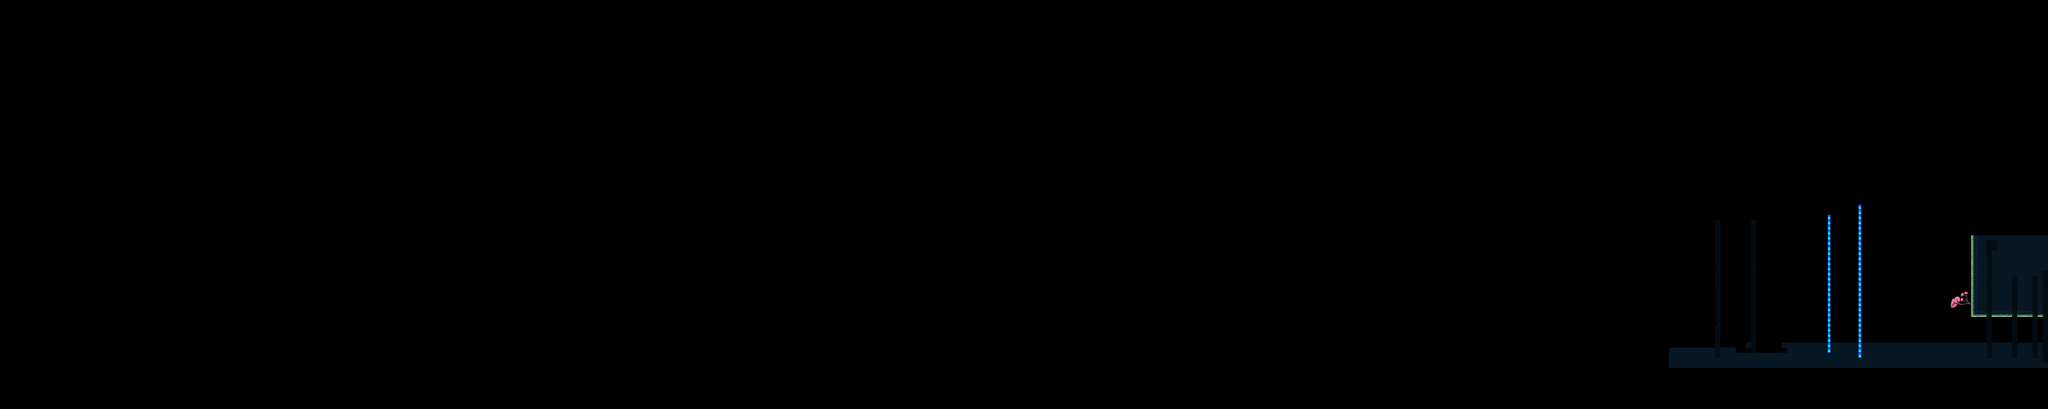

Tiled map render using the project's own tile images. Description and the map definition, with tile-layer contents summarised, below:
An orthogonal 400x80 tile map with 16x16 px tiles, 7 tile layers (Decoraciones, Capa de patrones 1, LavaSheet, Water, ...), 30 tilesets and 2 objects.

<map version="1.4" tiledversion="1.4.3" orientation="orthogonal" renderorder="right-down" width="400" height="80" tilewidth="16" tileheight="16" infinite="0" nextlayerid="68" nextobjectid="653">
 <tileset firstgid="1" name="PisoGreenOficial" tilewidth="16" tileheight="16" tilecount="144" columns="4">
  <image source="PisoGreen/PisoGreenOficial.png" width="64" height="576" />
 </tileset>
 <tileset firstgid="145" name="Decoraciones" tilewidth="16" tileheight="16" tilecount="320" columns="8">
  <image source="two/Decoraciones.png" width="128" height="640" />
  <tile id="66">
   <animation>
    <frame tileid="66" duration="150" />
    <frame tileid="68" duration="150" />
    <frame tileid="80" duration="150" />
    <frame tileid="82" duration="150" />
    <frame tileid="84" duration="150" />
   </animation>
  </tile>
  <tile id="67">
   <animation>
    <frame tileid="67" duration="150" />
    <frame tileid="69" duration="150" />
    <frame tileid="81" duration="150" />
    <frame tileid="83" duration="150" />
    <frame tileid="85" duration="150" />
   </animation>
  </tile>
  <tile id="74">
   <animation>
    <frame tileid="74" duration="150" />
    <frame tileid="76" duration="150" />
    <frame tileid="88" duration="150" />
    <frame tileid="90" duration="150" />
    <frame tileid="92" duration="150" />
   </animation>
  </tile>
  <tile id="75">
   <animation>
    <frame tileid="75" duration="150" />
    <frame tileid="77" duration="150" />
    <frame tileid="89" duration="150" />
    <frame tileid="91" duration="150" />
    <frame tileid="93" duration="150" />
   </animation>
  </tile>
 </tileset>
 <tileset firstgid="465" name="LavaSheet" tilewidth="8" tileheight="16" tilecount="32" columns="4">
  <image source="LavaSheet.png" width="32" height="128" />
  <tile id="0">
   <animation>
    <frame tileid="0" duration="50" />
    <frame tileid="1" duration="50" />
    <frame tileid="2" duration="50" />
    <frame tileid="3" duration="50" />
    <frame tileid="4" duration="50" />
    <frame tileid="5" duration="50" />
    <frame tileid="6" duration="50" />
    <frame tileid="7" duration="50" />
    <frame tileid="8" duration="50" />
    <frame tileid="9" duration="50" />
    <frame tileid="10" duration="50" />
    <frame tileid="11" duration="50" />
    <frame tileid="12" duration="50" />
    <frame tileid="13" duration="50" />
    <frame tileid="14" duration="50" />
    <frame tileid="15" duration="50" />
   </animation>
  </tile>
  <tile id="16">
   <animation>
    <frame tileid="16" duration="100" />
    <frame tileid="17" duration="100" />
    <frame tileid="18" duration="100" />
    <frame tileid="19" duration="100" />
    <frame tileid="20" duration="100" />
    <frame tileid="21" duration="100" />
    <frame tileid="22" duration="100" />
    <frame tileid="23" duration="100" />
    <frame tileid="24" duration="100" />
    <frame tileid="25" duration="100" />
    <frame tileid="26" duration="100" />
    <frame tileid="27" duration="100" />
    <frame tileid="28" duration="100" />
    <frame tileid="29" duration="100" />
    <frame tileid="30" duration="100" />
    <frame tileid="31" duration="100" />
   </animation>
  </tile>
 </tileset>
 <tileset firstgid="497" name="cuboP" tilewidth="16" tileheight="32" tilecount="1" columns="1">
  <image source="cuboP.png" width="16" height="32" />
 </tileset>
 <tileset firstgid="498" name="Bloque1" tilewidth="16" tileheight="16" tilecount="1" columns="1">
  <image source="Bloque1.png" width="16" height="16" />
 </tileset>
 <tileset firstgid="499" name="Bloques" tilewidth="16" tileheight="16" tilecount="10" columns="10">
  <image source="Bloques.png" width="160" height="16" />
 </tileset>
 <tileset firstgid="509" name="Cascada" tilewidth="96" tileheight="96" tilecount="4" columns="1">
  <image source="Cascada.png" width="96" height="384" />
  <tile id="0">
   <animation>
    <frame tileid="0" duration="150" />
    <frame tileid="1" duration="150" />
    <frame tileid="2" duration="150" />
    <frame tileid="3" duration="150" />
   </animation>
  </tile>
 </tileset>
 <tileset firstgid="513" name="cuboS" tilewidth="16" tileheight="16" tilecount="2" columns="1">
  <image source="cuboS.png" width="16" height="32" />
 </tileset>
 <tileset firstgid="515" name="CuboS(1)" tilewidth="16" tileheight="16" tilecount="2" columns="1">
  <image source="CuboS(1).png" width="16" height="32" />
 </tileset>
 <tileset firstgid="517" name="cesped" tilewidth="16" tileheight="16" tilecount="16" columns="8">
  <image source="PisoGreen/cesped.png" width="128" height="32" />
 </tileset>
 <tileset firstgid="533" name="BloquesGreen" tilewidth="16" tileheight="16" tilecount="24" columns="12">
  <image source="PisoGreen/BloquesGreen.png" width="192" height="32" />
 </tileset>
 <tileset firstgid="557" name="bird" tilewidth="8" tileheight="8" tilecount="4" columns="1">
  <image source="bird.png" width="8" height="32" />
  <tile id="0">
   <animation>
    <frame tileid="0" duration="150" />
    <frame tileid="1" duration="150" />
    <frame tileid="2" duration="150" />
    <frame tileid="3" duration="2000" />
    <frame tileid="0" duration="150" />
    <frame tileid="0" duration="150" />
    <frame tileid="1" duration="150" />
    <frame tileid="0" duration="150" />
    <frame tileid="1" duration="150" />
   </animation>
  </tile>
 </tileset>
 <tileset firstgid="561" name="bird2" tilewidth="8" tileheight="8" tilecount="10" columns="1">
  <image source="bird2.png" width="8" height="80" />
  <tile id="0">
   <animation>
    <frame tileid="0" duration="150" />
    <frame tileid="1" duration="150" />
    <frame tileid="2" duration="500" />
    <frame tileid="3" duration="150" />
    <frame tileid="4" duration="500" />
    <frame tileid="5" duration="150" />
    <frame tileid="6" duration="150" />
    <frame tileid="7" duration="150" />
    <frame tileid="8" duration="150" />
    <frame tileid="9" duration="2000" />
   </animation>
  </tile>
 </tileset>
 <tileset firstgid="571" name="bird3" tilewidth="8" tileheight="8" tilecount="6" columns="1">
  <image source="bird3.png" width="8" height="48" />
  <tile id="0">
   <animation>
    <frame tileid="0" duration="150" />
    <frame tileid="1" duration="150" />
    <frame tileid="2" duration="150" />
    <frame tileid="3" duration="1000" />
    <frame tileid="4" duration="2000" />
    <frame tileid="5" duration="150" />
    <frame tileid="3" duration="150" />
    <frame tileid="2" duration="150" />
    <frame tileid="1" duration="150" />
   </animation>
  </tile>
 </tileset>
 <tileset firstgid="577" name="End" tilewidth="64" tileheight="64" tilecount="6" columns="1">
  <image source="End.png" trans="ffffff" width="64" height="384" />
  <tile id="0">
   <animation>
    <frame tileid="0" duration="200" />
    <frame tileid="1" duration="200" />
    <frame tileid="2" duration="200" />
    <frame tileid="3" duration="200" />
    <frame tileid="4" duration="200" />
    <frame tileid="5" duration="200" />
   </animation>
  </tile>
 </tileset>
 <tileset firstgid="583" name="Flechas" tilewidth="16" tileheight="16" tilecount="4" columns="4">
  <image source="Flechas.png" trans="ffffff" width="64" height="16" />
 </tileset>
 <tileset firstgid="587" name="arbolesRosas" tilewidth="64" tileheight="64" tilecount="4" columns="4">
  <image source="arbolesRosas.png" trans="ffffff" width="256" height="64" />
 </tileset>
 <tileset firstgid="591" name="arbusto" tilewidth="64" tileheight="13" tilecount="1" columns="1">
  <image source="arbusto.png" trans="ffffff" width="64" height="13" />
 </tileset>
 <tileset firstgid="592" name="decoradoPisoA1" tilewidth="48" tileheight="48" tilecount="1" columns="1">
  <image source="decoradoPisoA1.png" trans="ffffff" width="48" height="48" />
 </tileset>
 <tileset firstgid="593" name="DecoracionGreen(1)" tilewidth="16" tileheight="32" tilecount="2" columns="2">
  <image source="PisoGreen/DecoracionGreen(1).png" trans="ffffff" width="32" height="32" />
 </tileset>
 <tileset firstgid="595" name="PozoDeAgua" tilewidth="32" tileheight="32" tilecount="4" columns="1">
  <image source="PozoDeAgua.png" width="32" height="128" />
  <tile id="0">
   <animation>
    <frame tileid="0" duration="500" />
    <frame tileid="1" duration="500" />
    <frame tileid="2" duration="500" />
    <frame tileid="3" duration="500" />
   </animation>
  </tile>
 </tileset>
 <tileset firstgid="599" name="Tierral" tilewidth="32" tileheight="32" tilecount="1" columns="1">
  <image source="Tierral.png" width="32" height="32" />
 </tileset>
 <tileset firstgid="600" name="Cows" tilewidth="99" tileheight="32" tilecount="1" columns="1">
  <image source="Cows.png" width="99" height="32" />
 </tileset>
 <tileset firstgid="601" name="Cowa" tilewidth="123" tileheight="32" tilecount="1" columns="1">
  <image source="Cowa.png" width="123" height="32" />
 </tileset>
 <tileset firstgid="602" name="Casita" tilewidth="64" tileheight="64" tilecount="3" columns="1">
  <image source="Casita.png" width="64" height="192" />
 </tileset>
 <tileset firstgid="605" name="Casa" tilewidth="92" tileheight="92" tilecount="1" columns="1">
  <image source="Casa.png" width="92" height="92" />
 </tileset>
 <tileset firstgid="606" name="tierra2" tilewidth="32" tileheight="32" tilecount="1" columns="1">
  <image source="tierra2.png" width="32" height="32" />
 </tileset>
 <tileset firstgid="607" name="tierra2(1)" tilewidth="16" tileheight="16" tilecount="4" columns="2">
  <image source="tierra2.png" width="32" height="32" />
 </tileset>
 <tileset firstgid="611" name="Cerca" tilewidth="16" tileheight="10" tilecount="2" columns="2">
  <image source="Cerca.png" width="32" height="10" />
 </tileset>
 <tileset firstgid="613" name="aldeana" tilewidth="32" tileheight="32" tilecount="20" columns="1">
  <image source="aldeana.png" width="32" height="640" />
  <tile id="0">
   <animation>
    <frame tileid="0" duration="500" />
    <frame tileid="1" duration="500" />
    <frame tileid="2" duration="500" />
    <frame tileid="3" duration="500" />
    <frame tileid="4" duration="500" />
    <frame tileid="5" duration="500" />
    <frame tileid="6" duration="500" />
    <frame tileid="7" duration="500" />
    <frame tileid="8" duration="500" />
    <frame tileid="9" duration="500" />
    <frame tileid="10" duration="500" />
    <frame tileid="11" duration="500" />
    <frame tileid="12" duration="500" />
    <frame tileid="13" duration="500" />
    <frame tileid="14" duration="500" />
    <frame tileid="15" duration="500" />
    <frame tileid="16" duration="500" />
    <frame tileid="17" duration="500" />
    <frame tileid="18" duration="500" />
    <frame tileid="19" duration="500" />
    <frame tileid="18" duration="500" />
    <frame tileid="19" duration="500" />
    <frame tileid="18" duration="500" />
    <frame tileid="19" duration="500" />
    <frame tileid="18" duration="500" />
    <frame tileid="19" duration="500" />
    <frame tileid="18" duration="500" />
    <frame tileid="19" duration="500" />
    <frame tileid="18" duration="500" />
    <frame tileid="19" duration="500" />
   </animation>
  </tile>
 </tileset>
 <layer id="26" name="Decoraciones" width="400" height="80" opacity="0.97" tintcolor="#ffffff">
  <data>[32000 cells, 581 non-empty, 22 distinct tile ids]</data>
 </layer>
 <objectgroup color="#555500" id="2" name="paredes" />
 <objectgroup color="#ff55ff" id="3" name="piso" />
 <objectgroup color="#55aa00" id="4" name="techo" />
 <objectgroup color="#005500" id="5" name="PersonajeCoo">
  <object id="631" x="6264.5" y="1020.17">
   <point />
  </object>
 </objectgroup>
 <objectgroup color="#ffff00" id="6" name="pinchos" />
 <objectgroup id="7" name="cajas" />
 <objectgroup id="8" name="agarraderaDere" />
 <objectgroup id="9" name="agarraderaIzq" />
 <objectgroup id="10" name="pisoTime" />
 <objectgroup color="#aa0000" id="11" name="particulas" />
 <objectgroup id="12" name="espacio" />
 <objectgroup id="13" name="sierra" />
 <objectgroup id="14" name="sierraRD" />
 <objectgroup id="15" name="sierraRu" />
 <objectgroup id="16" name="sierraLu" />
 <objectgroup id="17" name="sierraLD" />
 <objectgroup id="18" name="plataformaMov" />
 <objectgroup id="19" name="Fuego" />
 <objectgroup id="20" name="paredED" />
 <objectgroup id="21" name="paredEL" />
 <objectgroup color="#aa0000" id="22" name="pisoMuerte" />
 <objectgroup color="#ffaaff" id="23" name="EnemigoWalk" />
 <objectgroup id="24" name="ButtonObject1" />
 <objectgroup id="25" name="Button1" />
 <objectgroup id="27" name="Aplastador" />
 <objectgroup id="28" name="PinchosGravity" />
 <objectgroup id="31" name="AgarraderaCircular" />
 <objectgroup id="32" name="EnemigoJump" />
 <objectgroup id="33" name="RayoFuego" />
 <objectgroup id="36" name="In" />
 <objectgroup id="37" name="Out" />
 <objectgroup id="38" name="Coins" />
 <objectgroup id="39" name="Button2" />
 <objectgroup id="40" name="Button2Objects" />
 <objectgroup id="41" name="setScreen" />
 <objectgroup id="42" name="Agarradera" />
 <objectgroup id="43" name="PisoAgarradera" />
 <objectgroup id="44" name="Parajo" />
 <objectgroup id="46" name="LD2" />
 <objectgroup id="47" name="LU2" />
 <objectgroup id="48" name="RD2" />
 <objectgroup id="49" name="RU2" />
 <objectgroup id="50" name="Piso2" />
 <objectgroup id="51" name="Pared2" />
 <objectgroup id="52" name="EnemigoVolador" />
 <objectgroup id="53" name="Camaray" />
 <objectgroup id="54" name="CamaraNoY" />
 <objectgroup id="55" name="BloquesRompibles" />
 <objectgroup id="56" name="Tienda" />
 <objectgroup id="57" name="CamaraNoX">
  <object id="632" x="6267.83" y="992.167" width="131.667" height="32.8333" />
 </objectgroup>
 <objectgroup id="58" name="HojaVerde" />
 <objectgroup id="59" name="HojaRosa" />
 <objectgroup id="60" name="HojaAzul" />
 <objectgroup id="62" name="CamaraX" />
 <layer id="1" name="Capa de patrones 1" width="400" height="80">
  <data>[32000 cells, 92 non-empty, 3 distinct tile ids]</data>
 </layer>
 <layer id="30" name="LavaSheet" width="400" height="80">
  <data>[32000 cells, 48 non-empty, 2 distinct tile ids]</data>
 </layer>
 <layer id="65" name="Water" width="400" height="80">
  <data>[32000 cells, 0 non-empty, 0 distinct tile ids]</data>
 </layer>
 <layer id="64" name="Cows" width="400" height="80">
  <data>[32000 cells, 0 non-empty, 0 distinct tile ids]</data>
 </layer>
 <layer id="66" name="earth" width="400" height="80">
  <data>[32000 cells, 0 non-empty, 0 distinct tile ids]</data>
 </layer>
 <layer id="67" name="CajaDeco" width="400" height="80">
  <data>[32000 cells, 1 non-empty, 1 distinct tile ids]</data>
 </layer>
</map>
